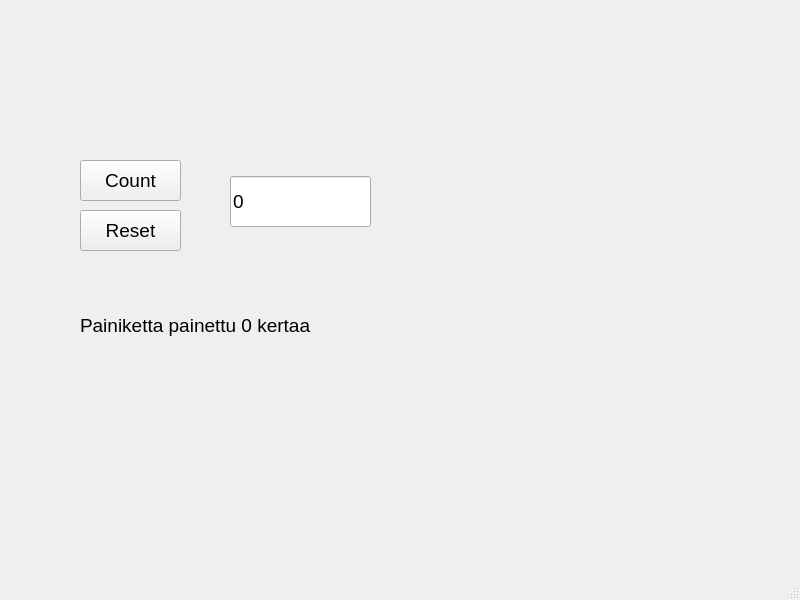
<?xml version="1.0" encoding="UTF-8"?>
<ui version="4.0">
 <class>MainWindow</class>
 <widget class="QMainWindow" name="MainWindow">
  <property name="geometry">
   <rect>
    <x>0</x>
    <y>0</y>
    <width>800</width>
    <height>600</height>
   </rect>
  </property>
  <property name="baseSize">
   <size>
    <width>600</width>
    <height>400</height>
   </size>
  </property>
  <property name="windowTitle">
   <string>MainWindow</string>
  </property>
  <widget class="QWidget" name="centralwidget">
   <widget class="QPushButton" name="btnCount">
    <property name="geometry">
     <rect>
      <x>80</x>
      <y>160</y>
      <width>101</width>
      <height>41</height>
     </rect>
    </property>
    <property name="baseSize">
     <size>
      <width>100</width>
      <height>40</height>
     </size>
    </property>
    <property name="font">
     <font>
      <pointsize>14</pointsize>
     </font>
    </property>
    <property name="text">
     <string>Count</string>
    </property>
   </widget>
   <widget class="QPushButton" name="btnReset">
    <property name="geometry">
     <rect>
      <x>80</x>
      <y>210</y>
      <width>101</width>
      <height>41</height>
     </rect>
    </property>
    <property name="baseSize">
     <size>
      <width>100</width>
      <height>40</height>
     </size>
    </property>
    <property name="font">
     <font>
      <pointsize>14</pointsize>
     </font>
    </property>
    <property name="text">
     <string>Reset</string>
    </property>
   </widget>
   <widget class="QLineEdit" name="txtResult">
    <property name="geometry">
     <rect>
      <x>230</x>
      <y>176</y>
      <width>141</width>
      <height>51</height>
     </rect>
    </property>
    <property name="font">
     <font>
      <pointsize>14</pointsize>
     </font>
    </property>
    <property name="text">
     <string>0</string>
    </property>
   </widget>
   <widget class="QLabel" name="labelInfo">
    <property name="geometry">
     <rect>
      <x>80</x>
      <y>300</y>
      <width>541</width>
      <height>51</height>
     </rect>
    </property>
    <property name="font">
     <font>
      <pointsize>14</pointsize>
     </font>
    </property>
    <property name="text">
     <string>Painiketta painettu 0 kertaa</string>
    </property>
   </widget>
  </widget>
  <widget class="QMenuBar" name="menubar">
   <property name="geometry">
    <rect>
     <x>0</x>
     <y>0</y>
     <width>800</width>
     <height>27</height>
    </rect>
   </property>
  </widget>
  <widget class="QStatusBar" name="statusbar"/>
 </widget>
 <resources/>
 <connections/>
</ui>
